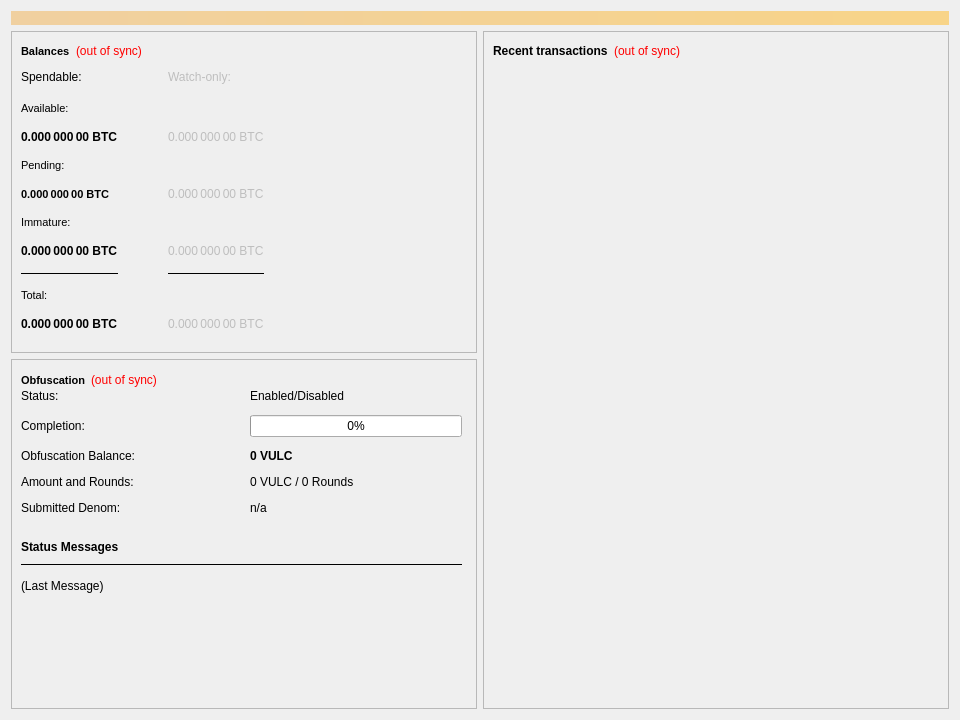
<?xml version="1.0" encoding="UTF-8"?>
<ui version="4.0">
 <class>OverviewPage</class>
 <widget class="QWidget" name="OverviewPage">
  <property name="geometry">
   <rect>
    <x>0</x>
    <y>0</y>
    <width>960</width>
    <height>720</height>
   </rect>
  </property>
  <property name="minimumSize">
   <size>
    <width>960</width>
    <height>0</height>
   </size>
  </property>
  <property name="windowTitle">
   <string>Form</string>
  </property>
  <layout class="QVBoxLayout" name="topLayout">
   <item>
    <widget class="QLabel" name="labelAlerts">
     <property name="visible">
      <bool>false</bool>
     </property>
     <property name="styleSheet">
      <string notr="true">background-color: qlineargradient(x1: 0, y1: 0, x2: 1, y2: 0, stop:0 #F0D0A0, stop:1 #F8D488); color:#000000;</string>
     </property>
     <property name="wordWrap">
      <bool>true</bool>
     </property>
     <property name="margin">
      <number>3</number>
     </property>
    </widget>
   </item>
   <item>
    <layout class="QHBoxLayout" name="horizontalLayout" stretch="1,1">
     <item>
      <layout class="QVBoxLayout" name="verticalLayout_2">
       <property name="spacing">
        <number>6</number>
       </property>
       <item>
        <widget class="QFrame" name="frame_Balances">
         <property name="frameShape">
          <enum>QFrame::StyledPanel</enum>
         </property>
         <property name="frameShadow">
          <enum>QFrame::Raised</enum>
         </property>
         <layout class="QVBoxLayout" name="verticalLayout_4">
          <item>
           <layout class="QHBoxLayout" name="horizontalLayout_4">
            <item>
             <widget class="QLabel" name="BalanceTitle">
              <property name="font">
               <font>
                <pointsize>8</pointsize>
                <weight>75</weight>
                <italic>false</italic>
                <bold>true</bold>
                <underline>false</underline>
                <stylestrategy>PreferDefault</stylestrategy>
               </font>
              </property>
              <property name="text">
               <string>Balances</string>
              </property>
             </widget>
            </item>
            <item>
             <widget class="QLabel" name="labelWalletStatus">
              <property name="cursor">
               <cursorShape>WhatsThisCursor</cursorShape>
              </property>
              <property name="toolTip">
               <string>The displayed information may be out of date. Your wallet automatically synchronizes with the Vulcano network after a connection is established, but this process has not completed yet.</string>
              </property>
              <property name="styleSheet">
               <string notr="true">QLabel { color: red; }</string>
              </property>
              <property name="text">
               <string notr="true">(out of sync)</string>
              </property>
             </widget>
            </item>
            <item>
             <spacer name="horizontalSpacer_3">
              <property name="orientation">
               <enum>Qt::Horizontal</enum>
              </property>
              <property name="sizeHint" stdset="0">
               <size>
                <width>30</width>
                <height>20</height>
               </size>
              </property>
             </spacer>
            </item>
           </layout>
          </item>
          <item>
           <layout class="QGridLayout" name="gridLayout">
            <property name="horizontalSpacing">
             <number>50</number>
            </property>
            <property name="verticalSpacing">
             <number>15</number>
            </property>
            <item row="0" column="0">
             <widget class="QLabel" name="labelSpendable">
              <property name="text">
               <string>Spendable:</string>
              </property>
             </widget>
            </item>
            <item row="10" column="0">
             <widget class="QLabel" name="labelTotal">
              <property name="font">
               <font>
                <weight>75</weight>
                <bold>true</bold>
               </font>
              </property>
              <property name="toolTip">
               <string>Your current total balance</string>
              </property>
              <property name="text">
               <string notr="true">0.000 000 00 BTC</string>
              </property>
              <property name="textInteractionFlags">
               <set>Qt::NoTextInteraction</set>
              </property>
             </widget>
            </item>
            <item row="2" column="0">
             <widget class="QLabel" name="labelBalance">
              <property name="font">
               <font>
                <weight>75</weight>
                <bold>true</bold>
               </font>
              </property>
              <property name="toolTip">
               <string>Your current spendable balance</string>
              </property>
              <property name="text">
               <string notr="true">0.000 000 00 BTC</string>
              </property>
              <property name="textInteractionFlags">
               <set>Qt::NoTextInteraction</set>
              </property>
             </widget>
            </item>
            <item row="4" column="1">
             <widget class="QLabel" name="labelWatchPending">
              <property name="enabled">
               <bool>false</bool>
              </property>
              <property name="font">
               <font>
                <weight>50</weight>
                <bold>false</bold>
               </font>
              </property>
              <property name="toolTip">
               <string>Unconfirmed transactions to watch-only addresses</string>
              </property>
              <property name="text">
               <string notr="true">0.000 000 00 BTC</string>
              </property>
              <property name="textInteractionFlags">
               <set>Qt::NoTextInteraction</set>
              </property>
             </widget>
            </item>
            <item row="4" column="0">
             <widget class="QLabel" name="labelUnconfirmed">
              <property name="font">
               <font>
                <pointsize>8</pointsize>
                <weight>75</weight>
                <bold>true</bold>
               </font>
              </property>
              <property name="toolTip">
               <string>Total of transactions that have yet to be confirmed, and do not yet count toward the spendable balance</string>
              </property>
              <property name="text">
               <string notr="true">0.000 000 00 BTC</string>
              </property>
              <property name="textInteractionFlags">
               <set>Qt::NoTextInteraction</set>
              </property>
             </widget>
            </item>
            <item row="0" column="1">
             <widget class="QLabel" name="labelWatchonly">
              <property name="enabled">
               <bool>false</bool>
              </property>
              <property name="text">
               <string>Watch-only:</string>
              </property>
             </widget>
            </item>
            <item row="6" column="1">
             <widget class="QLabel" name="labelWatchImmature">
              <property name="enabled">
               <bool>false</bool>
              </property>
              <property name="font">
               <font>
                <weight>50</weight>
                <bold>false</bold>
               </font>
              </property>
              <property name="toolTip">
               <string>Staked or masternode rewards in watch-only addresses that has not yet matured</string>
              </property>
              <property name="text">
               <string notr="true">0.000 000 00 BTC</string>
              </property>
              <property name="textInteractionFlags">
               <set>Qt::NoTextInteraction</set>
              </property>
             </widget>
            </item>
            <item row="8" column="0">
             <widget class="Line" name="lineSpendableBalance">
              <property name="enabled">
               <bool>true</bool>
              </property>
              <property name="sizePolicy">
               <sizepolicy hsizetype="Preferred" vsizetype="Fixed">
                <horstretch>0</horstretch>
                <verstretch>0</verstretch>
               </sizepolicy>
              </property>
              <property name="maximumSize">
               <size>
                <width>16777215</width>
                <height>1</height>
               </size>
              </property>
              <property name="frameShadow">
               <enum>QFrame::Plain</enum>
              </property>
              <property name="orientation">
               <enum>Qt::Horizontal</enum>
              </property>
             </widget>
            </item>
            <item row="10" column="1">
             <widget class="QLabel" name="labelWatchTotal">
              <property name="enabled">
               <bool>false</bool>
              </property>
              <property name="font">
               <font>
                <weight>50</weight>
                <bold>false</bold>
               </font>
              </property>
              <property name="toolTip">
               <string>Current total balance in watch-only addresses</string>
              </property>
              <property name="text">
               <string notr="true">0.000 000 00 BTC</string>
              </property>
              <property name="textInteractionFlags">
               <set>Qt::NoTextInteraction</set>
              </property>
             </widget>
            </item>
            <item row="8" column="1">
             <widget class="Line" name="lineWatchOnlyBalance">
              <property name="enabled">
               <bool>true</bool>
              </property>
              <property name="sizePolicy">
               <sizepolicy hsizetype="Preferred" vsizetype="Fixed">
                <horstretch>0</horstretch>
                <verstretch>0</verstretch>
               </sizepolicy>
              </property>
              <property name="maximumSize">
               <size>
                <width>16777215</width>
                <height>1</height>
               </size>
              </property>
              <property name="frameShadow">
               <enum>QFrame::Plain</enum>
              </property>
              <property name="orientation">
               <enum>Qt::Horizontal</enum>
              </property>
             </widget>
            </item>
            <item row="0" column="2">
             <spacer name="horizontalSpacer_2">
              <property name="orientation">
               <enum>Qt::Horizontal</enum>
              </property>
              <property name="sizeType">
               <enum>QSizePolicy::Expanding</enum>
              </property>
              <property name="sizeHint" stdset="0">
               <size>
                <width>30</width>
                <height>20</height>
               </size>
              </property>
             </spacer>
            </item>
            <item row="6" column="0">
             <widget class="QLabel" name="labelImmature">
              <property name="font">
               <font>
                <weight>75</weight>
                <bold>true</bold>
               </font>
              </property>
              <property name="toolTip">
               <string>Staked or masternode rewards that has not yet matured</string>
              </property>
              <property name="layoutDirection">
               <enum>Qt::LeftToRight</enum>
              </property>
              <property name="text">
               <string notr="true">0.000 000 00 BTC</string>
              </property>
              <property name="textInteractionFlags">
               <set>Qt::NoTextInteraction</set>
              </property>
             </widget>
            </item>
            <item row="2" column="1">
             <widget class="QLabel" name="labelWatchAvailable">
              <property name="enabled">
               <bool>false</bool>
              </property>
              <property name="font">
               <font>
                <weight>50</weight>
                <bold>false</bold>
               </font>
              </property>
              <property name="toolTip">
               <string>Your current balance in watch-only addresses</string>
              </property>
              <property name="text">
               <string notr="true">0.000 000 00 BTC</string>
              </property>
              <property name="textInteractionFlags">
               <set>Qt::NoTextInteraction</set>
              </property>
             </widget>
            </item>
            <item row="9" column="0" colspan="3">
             <widget class="QLabel" name="labelTotalText">
              <property name="font">
               <font>
                <pointsize>8</pointsize>
               </font>
              </property>
              <property name="text">
               <string>Total:</string>
              </property>
             </widget>
            </item>
            <item row="3" column="0" colspan="3">
             <widget class="QLabel" name="labelPendingText">
              <property name="font">
               <font>
                <pointsize>8</pointsize>
                <kerning>true</kerning>
               </font>
              </property>
              <property name="text">
               <string>Pending:</string>
              </property>
             </widget>
            </item>
            <item row="1" column="0" colspan="3">
             <widget class="QLabel" name="labelBalanceText">
              <property name="font">
               <font>
                <pointsize>8</pointsize>
                <weight>50</weight>
                <bold>false</bold>
               </font>
              </property>
              <property name="text">
               <string>Available:</string>
              </property>
             </widget>
            </item>
            <item row="5" column="0" colspan="3">
             <widget class="QLabel" name="labelImmatureText">
              <property name="font">
               <font>
                <pointsize>8</pointsize>
               </font>
              </property>
              <property name="text">
               <string>Immature:</string>
              </property>
             </widget>
            </item>
           </layout>
          </item>
          <item>
           <spacer name="verticalSpacer_2">
            <property name="orientation">
             <enum>Qt::Vertical</enum>
            </property>
            <property name="sizeType">
             <enum>QSizePolicy::Expanding</enum>
            </property>
            <property name="sizeHint" stdset="0">
             <size>
              <width>20</width>
              <height>30</height>
             </size>
            </property>
           </spacer>
          </item>
         </layout>
        </widget>
       </item>
       <item>
        <widget class="QFrame" name="frameObfuscation">
         <property name="minimumSize">
          <size>
           <width>0</width>
           <height>350</height>
          </size>
         </property>
         <property name="layoutDirection">
          <enum>Qt::LeftToRight</enum>
         </property>
         <property name="frameShape">
          <enum>QFrame::StyledPanel</enum>
         </property>
         <property name="frameShadow">
          <enum>QFrame::Raised</enum>
         </property>
         <widget class="QWidget" name="formLayoutWidget">
          <property name="geometry">
           <rect>
            <x>10</x>
            <y>30</y>
            <width>441</width>
            <height>135</height>
           </rect>
          </property>
          <layout class="QFormLayout" name="obfuscationStatusLayout">
           <property name="fieldGrowthPolicy">
            <enum>QFormLayout::AllNonFixedFieldsGrow</enum>
           </property>
           <property name="horizontalSpacing">
            <number>115</number>
           </property>
           <property name="verticalSpacing">
            <number>12</number>
           </property>
           <item row="0" column="0">
            <widget class="QLabel" name="label_6">
             <property name="font">
              <font>
               <weight>50</weight>
               <bold>false</bold>
              </font>
             </property>
             <property name="text">
              <string>Status:</string>
             </property>
            </widget>
           </item>
           <item row="0" column="1">
            <widget class="QLabel" name="obfuscationEnabled">
             <property name="font">
              <font>
               <weight>50</weight>
               <bold>false</bold>
              </font>
             </property>
             <property name="text">
              <string>Enabled/Disabled</string>
             </property>
            </widget>
           </item>
           <item row="1" column="0">
            <widget class="QLabel" name="label_7">
             <property name="font">
              <font>
               <weight>50</weight>
               <bold>false</bold>
              </font>
             </property>
             <property name="text">
              <string>Completion:</string>
             </property>
             <property name="alignment">
              <set>Qt::AlignLeading|Qt::AlignLeft|Qt::AlignVCenter</set>
             </property>
            </widget>
           </item>
           <item row="1" column="1">
            <widget class="QProgressBar" name="obfuscationProgress">
             <property name="enabled">
              <bool>true</bool>
             </property>
             <property name="minimumSize">
              <size>
               <width>154</width>
               <height>0</height>
              </size>
             </property>
             <property name="maximumSize">
              <size>
               <width>220</width>
               <height>16777215</height>
              </size>
             </property>
             <property name="font">
              <font>
               <weight>50</weight>
               <bold>false</bold>
              </font>
             </property>
             <property name="value">
              <number>0</number>
             </property>
             <property name="alignment">
              <set>Qt::AlignCenter</set>
             </property>
             <property name="invertedAppearance">
              <bool>false</bool>
             </property>
            </widget>
           </item>
           <item row="2" column="0">
            <widget class="QLabel" name="labelAnonymizedText">
             <property name="font">
              <font>
               <weight>50</weight>
               <bold>false</bold>
              </font>
             </property>
             <property name="text">
              <string>Obfuscation Balance:</string>
             </property>
            </widget>
           </item>
           <item row="2" column="1">
            <widget class="QLabel" name="labelAnonymized">
             <property name="font">
              <font>
               <weight>75</weight>
               <bold>true</bold>
              </font>
             </property>
             <property name="text">
              <string notr="true">0 VULC</string>
             </property>
            </widget>
           </item>
           <item row="3" column="0">
            <widget class="QLabel" name="label_8">
             <property name="font">
              <font>
               <weight>50</weight>
               <bold>false</bold>
              </font>
             </property>
             <property name="text">
              <string>Amount and Rounds:</string>
             </property>
            </widget>
           </item>
           <item row="3" column="1">
            <widget class="QLabel" name="labelAmountRounds">
             <property name="font">
              <font>
               <weight>50</weight>
               <bold>false</bold>
              </font>
             </property>
             <property name="text">
              <string>0 VULC / 0 Rounds</string>
             </property>
            </widget>
           </item>
           <item row="4" column="0">
            <widget class="QLabel" name="label_9">
             <property name="font">
              <font>
               <weight>50</weight>
               <bold>false</bold>
              </font>
             </property>
             <property name="text">
              <string>Submitted Denom:</string>
             </property>
            </widget>
           </item>
           <item row="4" column="1">
            <widget class="QLabel" name="labelSubmittedDenom">
             <property name="font">
              <font>
               <weight>50</weight>
               <bold>false</bold>
              </font>
             </property>
             <property name="toolTip">
              <string>The denominations you submitted to the Masternode.&lt;br&gt;To mix, other users must submit the exact same denominations.</string>
             </property>
             <property name="text">
              <string>n/a</string>
             </property>
            </widget>
           </item>
          </layout>
         </widget>
         <widget class="QtMaterialFlatButton" name="runAutoDenom" native="true">
          <property name="geometry">
           <rect>
            <x>251</x>
            <y>17</y>
            <width>1</width>
            <height>1</height>
           </rect>
          </property>

          <property name="focusPolicy">
           <enum>Qt::NoFocus</enum>
          </property>
          <property name="autoFillBackground">
           <bool>true</bool>
          </property>
          <property name="text" stdset="0">
           <string/>
          </property>
          <property name="flat" stdset="0">
           <bool>true</bool>
          </property>
         </widget>
         <widget class="QtMaterialFlatButton" name="toggleObfuscation" native="true">
          <property name="geometry">
           <rect>
            <x>10</x>
            <y>270</y>
            <width>215</width>
            <height>35</height>
           </rect>
          </property>
          <property name="sizePolicy">
           <sizepolicy hsizetype="MinimumExpanding" vsizetype="Fixed">
            <horstretch>0</horstretch>
            <verstretch>0</verstretch>
           </sizepolicy>
          </property>
          <property name="text" stdset="0">
           <string>Start / Stop Obfuscation</string>
          </property>
         </widget>
         <widget class="Line" name="lineLastMessage">
          <property name="enabled">
           <bool>true</bool>
          </property>
          <property name="geometry">
           <rect>
            <x>10</x>
            <y>205</y>
            <width>441</width>
            <height>1</height>
           </rect>
          </property>
          <property name="frameShadow">
           <enum>QFrame::Plain</enum>
          </property>
          <property name="orientation">
           <enum>Qt::Horizontal</enum>
          </property>
         </widget>
         <widget class="QLabel" name="obfuscationStatus">
          <property name="geometry">
           <rect>
            <x>10</x>
            <y>220</y>
            <width>441</width>
            <height>43</height>
           </rect>
          </property>
          <property name="minimumSize">
           <size>
            <width>288</width>
            <height>43</height>
           </size>
          </property>
          <property name="text">
           <string>(Last Message)</string>
          </property>
          <property name="alignment">
           <set>Qt::AlignLeading|Qt::AlignLeft|Qt::AlignTop</set>
          </property>
          <property name="wordWrap">
           <bool>true</bool>
          </property>
         </widget>
         <widget class="QtMaterialFlatButton" name="obfuscationAuto" native="true">
          <property name="geometry">
           <rect>
            <x>10</x>
            <y>315</y>
            <width>215</width>
            <height>35</height>
           </rect>
          </property>
          <property name="sizePolicy">
           <sizepolicy hsizetype="MinimumExpanding" vsizetype="Fixed">
            <horstretch>0</horstretch>
            <verstretch>0</verstretch>
           </sizepolicy>
          </property>
          <property name="toolTip">
           <string>Try to manually submit a Obfuscation request.</string>
          </property>
          <property name="text" stdset="0">
           <string>Try Mix</string>
          </property>
         </widget>
         <widget class="QtMaterialFlatButton" name="obfuscationReset" native="true">
          <property name="geometry">
           <rect>
            <x>230</x>
            <y>315</y>
            <width>215</width>
            <height>35</height>
           </rect>
          </property>
          <property name="sizePolicy">
           <sizepolicy hsizetype="MinimumExpanding" vsizetype="Fixed">
            <horstretch>0</horstretch>
            <verstretch>0</verstretch>
           </sizepolicy>
          </property>
          <property name="toolTip">
           <string>Reset the current status of Obfuscation (can interrupt Obfuscation if it's in the process of Mixing, which can cost you money!)</string>
          </property>
          <property name="autoFillBackground">
           <bool>false</bool>
          </property>
          <property name="text" stdset="0">
           <string>Reset</string>
          </property>
         </widget>
         <widget class="QLabel" name="ObfuscationStatusTitle">
          <property name="geometry">
           <rect>
            <x>10</x>
            <y>180</y>
            <width>441</width>
            <height>16</height>
           </rect>
          </property>
          <property name="font">
           <font>
            <weight>75</weight>
            <bold>true</bold>
           </font>
          </property>
          <property name="text">
           <string>Status Messages</string>
          </property>
         </widget>
         <widget class="QtMaterialFlatButton" name="toggleStaking" native="true">
          <property name="geometry">
           <rect>
            <x>230</x>
            <y>270</y>
            <width>215</width>
            <height>35</height>
           </rect>
          </property>
          <property name="sizePolicy">
           <sizepolicy hsizetype="MinimumExpanding" vsizetype="Fixed">
            <horstretch>0</horstretch>
            <verstretch>0</verstretch>
           </sizepolicy>
          </property>
          <property name="text" stdset="0">
           <string>Enable Staking</string>
          </property>
         </widget>
         <widget class="QWidget" name="layoutWidget">
          <property name="geometry">
           <rect>
            <x>10</x>
            <y>10</y>
            <width>451</width>
            <height>22</height>
           </rect>
          </property>
          <layout class="QHBoxLayout" name="horizontalLayout_5">
           <property name="spacing">
            <number>5</number>
           </property>
           <item>
            <widget class="QLabel" name="ObfuscationTitle">
             <property name="font">
              <font>
               <pointsize>8</pointsize>
               <weight>75</weight>
               <bold>true</bold>
              </font>
             </property>
             <property name="text">
              <string>Obfuscation</string>
             </property>
            </widget>
           </item>
           <item>
            <widget class="QLabel" name="labelObfuscationSyncStatus">
             <property name="font">
              <font>
               <weight>50</weight>
               <bold>false</bold>
               <underline>false</underline>
               <strikeout>false</strikeout>
              </font>
             </property>
             <property name="toolTip">
              <string>The displayed information may be out of date. Your wallet automatically synchronizes with the Vulcano network after a connection is established, but this process has not completed yet.</string>
             </property>
             <property name="styleSheet">
              <string notr="true">QLabel { color: red; }</string>
             </property>
             <property name="text">
              <string notr="true">(out of sync)</string>
             </property>
             <property name="alignment">
              <set>Qt::AlignLeading|Qt::AlignLeft|Qt::AlignVCenter</set>
             </property>
            </widget>
           </item>
           <item>
            <spacer name="horizontalSpacer_4">
             <property name="orientation">
              <enum>Qt::Horizontal</enum>
             </property>
             <property name="sizeType">
              <enum>QSizePolicy::Expanding</enum>
             </property>
             <property name="sizeHint" stdset="0">
              <size>
               <width>30</width>
               <height>20</height>
              </size>
             </property>
            </spacer>
           </item>
          </layout>
         </widget>
        </widget>
       </item>
      </layout>
     </item>
     <item>
      <layout class="QVBoxLayout" name="verticalLayout_3">
       <item>
        <widget class="QFrame" name="frame_RecentTransactions">
         <property name="frameShape">
          <enum>QFrame::StyledPanel</enum>
         </property>
         <property name="frameShadow">
          <enum>QFrame::Raised</enum>
         </property>
         <layout class="QVBoxLayout" name="verticalLayout">
          <item>
           <layout class="QHBoxLayout" name="horizontalLayout_2">
            <item>
             <widget class="QLabel" name="RecentTitle">
              <property name="sizePolicy">
               <sizepolicy hsizetype="Maximum" vsizetype="Preferred">
                <horstretch>0</horstretch>
                <verstretch>0</verstretch>
               </sizepolicy>
              </property>
              <property name="font">
               <font>
                <weight>75</weight>
                <bold>true</bold>
               </font>
              </property>
              <property name="text">
               <string>Recent transactions</string>
              </property>
             </widget>
            </item>
            <item>
             <widget class="QLabel" name="labelTransactionsStatus">
              <property name="sizePolicy">
               <sizepolicy hsizetype="Maximum" vsizetype="Preferred">
                <horstretch>0</horstretch>
                <verstretch>0</verstretch>
               </sizepolicy>
              </property>
              <property name="cursor">
               <cursorShape>WhatsThisCursor</cursorShape>
              </property>
              <property name="toolTip">
               <string>The displayed information may be out of date. Your wallet automatically synchronizes with the Vulcano network after a connection is established, but this process has not completed yet.</string>
              </property>
              <property name="styleSheet">
               <string notr="true">QLabel { color: red; }</string>
              </property>
              <property name="text">
               <string notr="true">(out of sync)</string>
              </property>
              <property name="alignment">
               <set>Qt::AlignRight|Qt::AlignTrailing|Qt::AlignVCenter</set>
              </property>
             </widget>
            </item>
            <item>
             <spacer name="horizontalSpacer">
              <property name="orientation">
               <enum>Qt::Horizontal</enum>
              </property>
              <property name="sizeType">
               <enum>QSizePolicy::Expanding</enum>
              </property>
              <property name="sizeHint" stdset="0">
               <size>
                <width>30</width>
                <height>20</height>
               </size>
              </property>
             </spacer>
            </item>
           </layout>
          </item>
          <item>
           <widget class="QListView" name="listTransactions">
            <property name="styleSheet">
             <string notr="true">QListView { background: transparent; }</string>
            </property>
            <property name="frameShape">
             <enum>QFrame::NoFrame</enum>
            </property>
            <property name="verticalScrollBarPolicy">
             <enum>Qt::ScrollBarAlwaysOff</enum>
            </property>
            <property name="horizontalScrollBarPolicy">
             <enum>Qt::ScrollBarAlwaysOff</enum>
            </property>
            <property name="alternatingRowColors">
             <bool>false</bool>
            </property>
            <property name="selectionMode">
             <enum>QAbstractItemView::NoSelection</enum>
            </property>
           </widget>
          </item>
         </layout>
        </widget>
       </item>
      </layout>
     </item>
    </layout>
   </item>
  </layout>
 </widget>
 <customwidgets>
  <customwidget>
   <class>QtMaterialFlatButton</class>
   <extends>QWidget</extends>
   <header>qtmaterialflatbutton.h</header>
  </customwidget>
 </customwidgets>
 <resources/>
 <connections/>
</ui>
